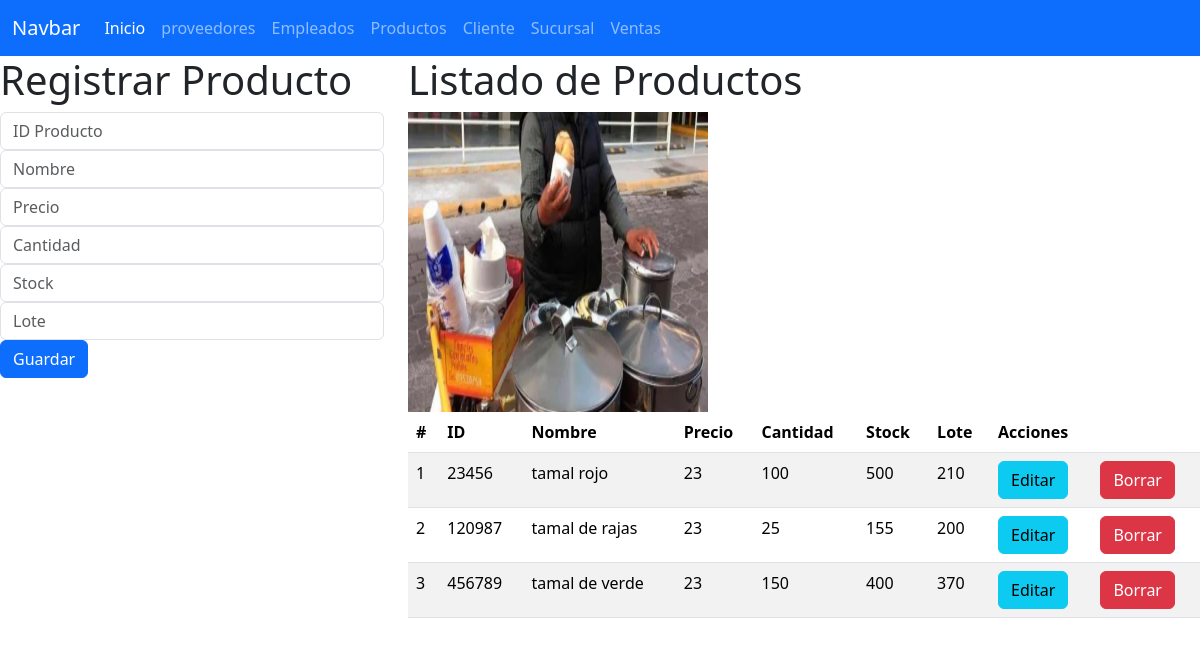
/inicio_vistaProducto, run on the app's committed database.
### Productos_app/models.py (models this page shows, shortened)
class Productos(models.Model):
    id_producto=models.IntegerField(primary_key=True)
    nombre=models.CharField(max_length=100)
    precio=models.IntegerField()
    cantidad=models.PositiveSmallIntegerField()
    stock=models.CharField(max_length=100)
    lote=models.CharField(max_length=100)

### Productos_app/views.py (the view)
# urls.py: path("inicio_vistaProducto", views.inicio_vistaProducto, name="inicio_vistaProducto"),
def inicio_vistaProducto(request):
    losproductos = Productos.objects.all()
    return render(request, "gestionarProducto.html", {"misproductos": losproductos})

### Productos_app/templates/gestionarProducto.html (shortened to what this page needs)
{% extends "base.html" %}
{% load static %}
{% block cuerpo %}
<div class="row">
    <div class="col-md-4">
        <h1>Registrar Producto</h1>
        <form action="/registrarProducto/" method="POST">
            <div class="form-group">
                <input type="text" id="txtid_producto" name="txtid_producto" class="form-control" placeholder="ID Producto" maxlength="6" required>
            </div>
            <div class="form-group">
                <input type="text" id="txtnombre" name="txtnombre" class="form-control" placeholder="Nombre" maxlength="100" required>
            </div>
            <div class="form-group">
                <input type="number" id="numprecio" name="numprecio" class="form-control" placeholder="Precio" required>
            </div>
            <div class="form-group">
                <input type="number" id="numcantidad" name="numcantidad" class="form-control" placeholder="Cantidad" required>
            </div>
            <div class="form-group">
                <input type="text" id="txtstock" name="txtstock" class="form-control" placeholder="Stock" maxlength="100" required>
            </div>
            <div class="form-group">
                <input type="text" id="txtlote" name="txtlote" class="form-control" placeholder="Lote" maxlength="100" required>
            </div>
            <button type="submit" class="btn btn-primary">Guardar</button>
        </form>
    </div>
    <div class="col-md-8">
        <h1>Listado de Productos</h1>
        <img src="{% static "img/local.jpg" %}" alt="alexis" width="300" height="300">
        <table class="table table-striped">
            <thead>
                <tr>
                    <th>#</th>
                    <th>ID</th>
                    <th>Nombre</th>
                    <th>Precio</th>
                    <th>Cantidad</th>
                    <th>Stock</th>
                    <th>Lote</th>
                    <th colspan="2">Acciones</th>
                </tr>
            </thead>
            <tbody>
                {% for p in misproductos %}
                <tr>
                    <td>{{ forloop.counter }}</td>
                    <td>{{ p.id_producto }}</td>
                    <td>{{ p.nombre }}</td>
                    <td>{{ p.precio }}</td>
                    <td>{{ p.cantidad }}</td>
                    <td>{{ p.stock }}</td>
                    <td>{{ p.lote }}</td>
                    <td><a href="seleccionarProducto/{{ p.id_producto }}" class="btn btn-info">Editar</a></td>
                    <td><a href="borrarProducto/{{ p.id_producto }}" class="btn btn-danger">Borrar</a></td>
                </tr>
                {% endfor %}
            </tbody>
        </table>
    </div>
</div>
{% endblock %}

### data on the page
Productos: id_producto "23456", nombre "tamal rojo", precio "23", cantidad "100", stock "500", lote "210"
Productos: id_producto "120987", nombre "tamal de rajas", precio "23", cantidad "25", stock "155", lote "200"
Productos: id_producto "456789", nombre "tamal de verde", precio "23", cantidad "150", stock "400", lote "370"
